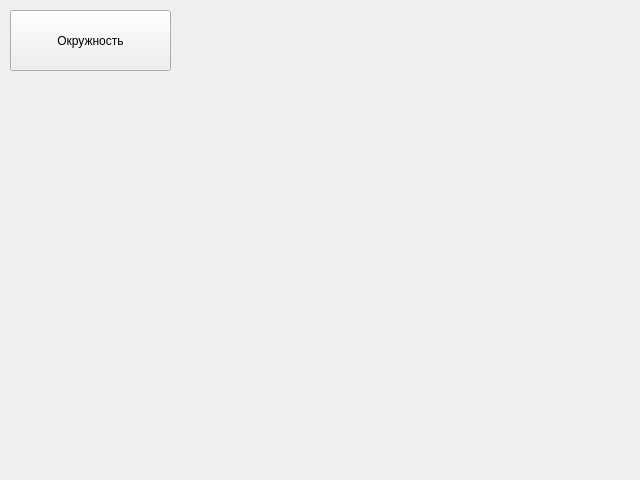
<?xml version="1.0" encoding="UTF-8"?>
<ui version="4.0">
 <class>Form</class>
 <widget class="QWidget" name="Form">
  <property name="geometry">
   <rect>
    <x>0</x>
    <y>0</y>
    <width>640</width>
    <height>480</height>
   </rect>
  </property>
  <property name="windowTitle">
   <string>Form</string>
  </property>
  <widget class="QPushButton" name="button">
   <property name="geometry">
    <rect>
     <x>10</x>
     <y>10</y>
     <width>161</width>
     <height>61</height>
    </rect>
   </property>
   <property name="text">
    <string>Окружность</string>
   </property>
  </widget>
 </widget>
 <resources/>
 <connections/>
</ui>
